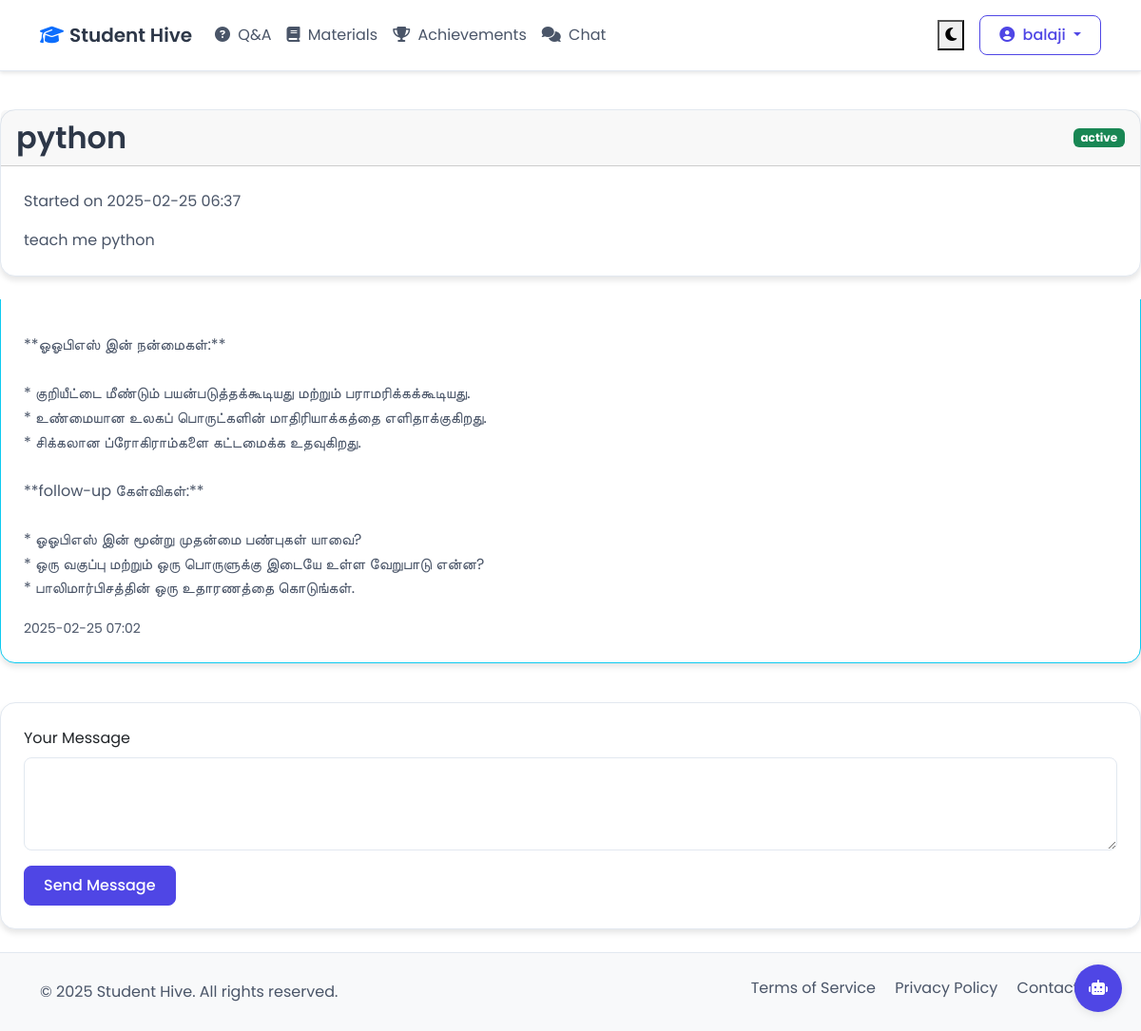
Page /ai-tutor/session/2 (signed in) on the committed database.
### app.py (models this page shows, shortened)
class User(UserMixin, db.Model):
    id = db.Column(db.Integer, primary_key=True)
    username = db.Column(db.String(80), unique=True, nullable=False)
    email = db.Column(db.String(120), unique=True, nullable=False)
    password_hash = db.Column(db.String(128))
    questions = db.relationship('Question', backref='author', lazy=True)
    answers = db.relationship('Answer', backref='author', lazy=True)
    achievements = db.relationship('Achievement', backref='user', lazy=True)
    materials = db.relationship('StudyMaterial', backref='author', lazy=True)
    projects = db.relationship('Project', backref='author', lazy=True)
    chat_messages = db.relationship('ChatMessage', backref='author', lazy=True)
    achievement_comments = db.relationship('AchievementComment', backref='author', lazy=True)
    tutor_sessions = db.relationship('TutorSession', backref='student', lazy=True)

class TutorSession(db.Model):
    id = db.Column(db.Integer, primary_key=True)
    topic = db.Column(db.String(200), nullable=False)
    content = db.Column(db.Text, nullable=False)
    status = db.Column(db.String(20), default='active')  # active, completed
    timestamp = db.Column(db.DateTime, default=datetime.utcnow)
    user_id = db.Column(db.Integer, db.ForeignKey('user.id'), nullable=False)
    messages = db.relationship('TutorMessage', backref='session', lazy=True)

class TutorMessage(db.Model):
    id = db.Column(db.Integer, primary_key=True)
    content = db.Column(db.Text, nullable=False)
    is_ai = db.Column(db.Boolean, default=False)
    timestamp = db.Column(db.DateTime, default=datetime.utcnow)
    session_id = db.Column(db.Integer, db.ForeignKey('tutor_session.id'), nullable=False)

### app.py (the view)
@app.route('/ai-tutor/session/<int:session_id>')
@login_required
def view_tutor_session(session_id):
    session = TutorSession.query.get_or_404(session_id)
    if session.user_id != current_user.id:
        abort(403)
    return render_template('view_tutor_session.html', session=session)

### app.py (called while the page is built)
@login_manager.user_loader
def load_user(user_id):
    return User.query.get(int(user_id))

### templates/view_tutor_session.html (shortened to what this page needs)
{% extends "base.html" %}
{% block content %}
<div class="row">
    <div class="col-md-12">
        <div class="card mb-4">
            <div class="card-header d-flex justify-content-between align-items-center">
                <h2 class="mb-0">{{ session.topic }}</h2>
                <span class="badge {% if session.status == 'active' %}bg-success{% else %}bg-secondary{% endif %}">
                    {{ session.status }}
                </span>
            </div>
            <div class="card-body">
                <p class="text-muted">Started on {{ session.timestamp.strftime('%Y-%m-%d %H:%M') }}</p>
                <p class="card-text">{{ session.content }}</p>
            </div>
        </div>
        <div class="chat-messages mb-4" style="height: 400px; overflow-y: auto;">
            {% for message in session.messages %}
            <div class="card mb-3 {% if message.is_ai %}border-info{% endif %}">
                <div class="card-body">
                    <p class="card-text">{{ message.content | replace('\n', '<br>')|safe }}</p>
                    <small class="text-muted">{{ message.timestamp.strftime('%Y-%m-%d %H:%M') }}</small>
                </div>
            </div>
            {% endfor %}
        </div>
        {% if session.status == 'active' %}
        <div class="card">
            <div class="card-body">
                <form method="POST" action="{{ url_for('send_tutor_message', session_id=session.id) }}">
                    <div class="mb-3">
                        <label for="content" class="form-label">Your Message</label>
                        <textarea class="form-control" name="content" rows="3" required></textarea>
                    </div>
                    <button type="submit" class="btn btn-primary">Send Message</button>
                </form>
            </div>
        </div>
        {% endif %}
    </div>
</div>
{% endblock %}

### templates/base.html (shortened to what this page needs)
<!DOCTYPE html>
<html lang="en" data-theme="light">
<head>
    <link href="https://cdn.jsdelivr.net/npm/bootstrap@5.3.0/dist/css/bootstrap.min.css" rel="stylesheet">
    <link href="https://cdnjs.cloudflare.com/ajax/libs/font-awesome/6.4.0/css/all.min.css" rel="stylesheet">
    <link href="{{ url_for('static', filename='style.css') }}" rel="stylesheet">
    {% include 'guide_bot.html' %}
</head>
<body>
    <nav class="navbar navbar-expand-lg sticky-top">
        <div class="container">
            <a class="navbar-brand d-flex align-items-center" href="{{ url_for('index') }}">
                <i class="fas fa-graduation-cap text-primary me-2"></i>
                Student Hive
            </a>
            <div class="collapse navbar-collapse" id="navbarNav">
                <ul class="navbar-nav me-auto">
                    <li class="nav-item">
                        <a class="nav-link" href="{{ url_for('questions') }}">
                            <i class="fas fa-question-circle me-1"></i> Q&A
                        </a>
                    </li>
                    <li class="nav-item">
                        <a class="nav-link" href="{{ url_for('study_materials') }}">
                            <i class="fas fa-book me-1"></i> Materials
                        </a>
                    </li>
                    <li class="nav-item">
                        <a class="nav-link" href="{{ url_for('achievements') }}">
                            <i class="fas fa-trophy me-1"></i> Achievements
                        </a>
                    </li>
                    <li class="nav-item">
                        <a class="nav-link" href="{{ url_for('chat') }}">
                            <i class="fas fa-comments me-1"></i> Chat
                        </a>
                    </li>
                </ul>
                <div class="d-flex align-items-center">
                    <button class="theme-toggle me-3" id="themeToggle">
                        <i class="fas fa-moon"></i>
                    </button>
                    {% if current_user.is_authenticated %}
                        <div class="dropdown">
                            <button class="btn btn-outline-primary dropdown-toggle" type="button" id="userMenu" data-bs-toggle="dropdown">
                                <i class="fas fa-user-circle me-1"></i>
                                {{ current_user.username }}
                            </button>
                        </div>
                    {% else %}
                        <a href="{{ url_for('login') }}" class="btn btn-outline-primary me-2">Login</a>
                        <a href="{{ url_for('register') }}" class="btn btn-primary">Register</a>
                    {% endif %}
                </div>
            </div>
        </div>
    </nav>
    <main class="py-4">
        {% block content %}{% endblock %}
    </main>
    <footer class="py-4 mt-auto" style="background-color: var(--bg-secondary);">
        <div class="container">
            <div class="row align-items-center">
                <div class="col-lg-6 text-center text-lg-start mb-3 mb-lg-0">
                    <span class="text-muted">&copy; 2025 Student Hive. All rights reserved.</span>
                </div>
                <div class="col-lg-6 text-md-end">
                    <div class="mb-2">
                        <a href="#" class="text-muted me-3">Terms of Service</a>
                        <a href="#" class="text-muted me-3">Privacy Policy</a>
                        <a href="#" class="text-muted">Contact Us</a>
                    </div>
                </div>
            </div>
        </div>
    </footer>
</body>
</html>

### static/style.css (style rules this page uses)
:root { --bg-primary: #ffffff; --bg-secondary: #f8f9fa; --text-primary: #2d3748; --text-secondary: #4a5568; --accent-primary: #4f46e5; --accent-secondary: #818cf8; --border-color: #e2e8f0; --card-bg: #ffffff; --shadow-color: rgba(0, 0, 0, 0.1); --success-color: #059669; --danger-color: #dc2626; --input-text: #2d3748; --input-bg: #ffffff; --input-border: #e2e8f0; --dropdown-bg: #ffffff; --dropdown-text: #2d3748; --dropdown-hover: #f8f9fa; --link-color: #4f46e5; }
body { background-color: var(--bg-primary); color: var(--text-primary); transition: background-color 0.3s, color 0.3s; font-family: 'Poppins', system-ui, -apple-system, sans-serif; line-height: 1.6; }
h1, h2, h3, h4, h5, h6 { color: var(--text-primary); font-weight: 600; line-height: 1.3; }
.text-muted { color: var(--text-secondary) !important; }
a { color: var(--link-color); text-decoration: none; }
.navbar { background-color: var(--bg-primary); border-bottom: 1px solid var(--border-color); padding: 1rem; box-shadow: 0 2px 4px var(--shadow-color); }
.navbar-brand { color: var(--text-primary) !important; font-weight: 600; font-size: 1.25rem; }
.nav-link { color: var(--text-secondary) !important; transition: color 0.2s; padding: 0.5rem 1rem; border-radius: 0.5rem; }
.card { background-color: var(--card-bg); border: 1px solid var(--border-color); border-radius: 1rem; box-shadow: 0 4px 6px var(--shadow-color); transition: transform 0.2s, box-shadow 0.2s; }
.card-body { padding: 1.5rem; }
.card-text { color: var(--text-secondary); }
.btn { padding: 0.5rem 1.25rem; border-radius: 0.5rem; font-weight: 500; transition: all 0.2s; }
.btn-primary { background-color: var(--accent-primary); border-color: var(--accent-primary); color: white !important; }
.btn-outline-primary { color: var(--accent-primary) !important; border-color: var(--accent-primary); background-color: transparent; }
.form-control { background-color: var(--input-bg); border: 1px solid var(--input-border); color: var(--input-text); border-radius: 0.5rem; padding: 0.75rem 1rem; transition: border-color 0.2s, box-shadow 0.2s; }
footer { background-color: var(--bg-secondary); color: var(--text-primary); border-top: 1px solid var(--border-color); }
footer a { color: var(--text-secondary); }

### rows in the picture
User: username "balaji"
TutorSession: topic "python", status "active", timestamp "2025-02-25 06:37", content "teach me python"
TutorMessage: content "**ஓஓபிஎஸ் இன் நன்மைகள்:** * குறியீட்டை மீண்டும் பயன்படுத்தக்கூடியது மற்றும் பராமரிக்கக்கூடியது. * உண்மையான உலகப் பொருட்களின் மாதிரியாக்கத்தை எளிதாக்குகிறது. * சிக்கலான ப்ரோகிராம்களை கட்டமைக்க உதவுகிறது. **follow-up கேள்விகள்:** * ஓஓபிஎஸ் இன் மூன்று முதன்மை பண்புகள் யாவை? * ஒரு வகுப்பு மற்றும் ஒரு பொருளுக்கு இடையே உள்ள வேறுபாடு என்ன? * பாலிமார்பிசத்தின் ஒரு உதாரணத்தை கொடுங்கள்.", timestamp "2025-02-25 07:02"
